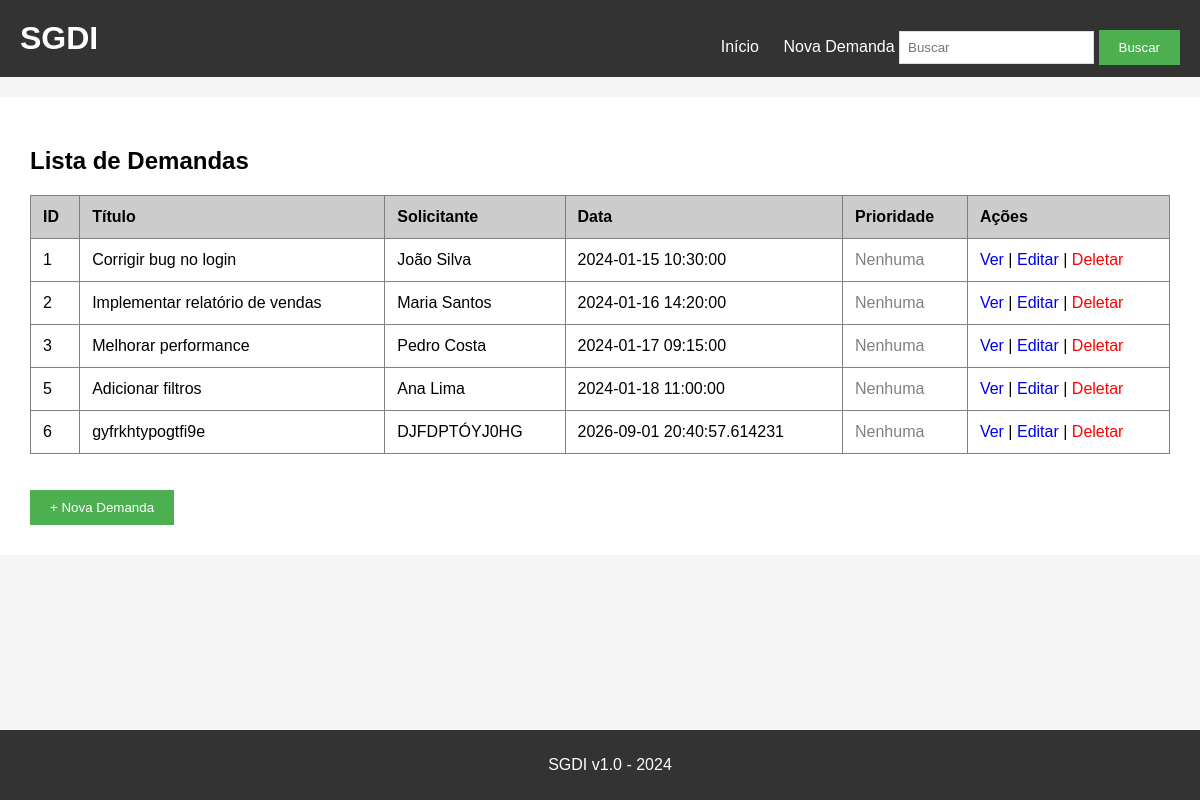
Before: / with the older database file.
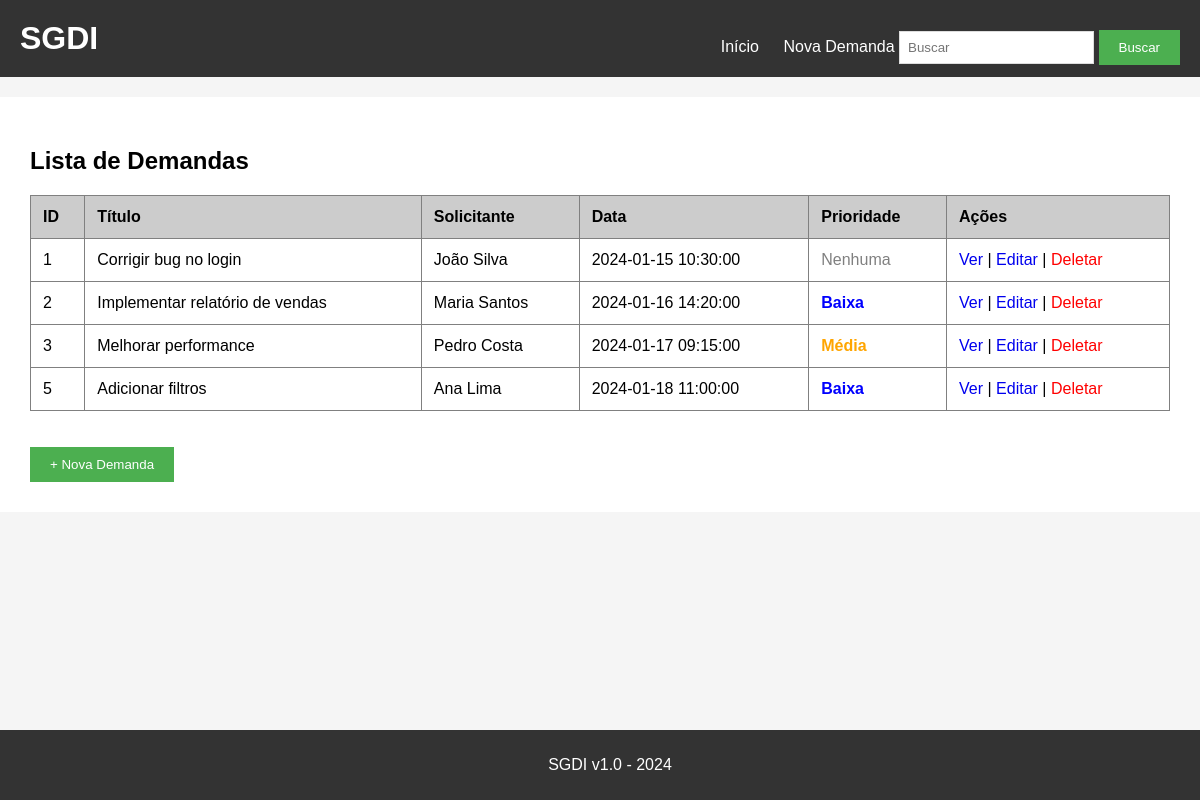
After: the same page with the newer database file.
### tables this page shows
CREATE TABLE demandas (
    id INTEGER,
    titulo TEXT,
    descricao TEXT,
    solicitante TEXT,
    data_criacao TEXT,
    priority INTEGER DEFAULT 0
);

### app.py (the view)
@app.route('/')
def index():
    conn = sqlite3.connect('demandas.db')
    cursor = conn.cursor()
    demandas = cursor.execute('SELECT * FROM demandas').fetchall()
    conn.close()
    return render_template('index.html', demandas=demandas)

### templates/index.html
{% extends "base.html" %}
{% block content %}
<h2>Lista de Demandas</h2>
<table border="1" cellpadding="10" cellspacing="0" width="100%">
    <thead>
        <tr bgcolor="#cccccc">
            <th>ID</th>
            <th>Título</th>
            <th>Solicitante</th>
            <th>Data</th>
            <th>Prioridade</th>
            <th>Ações</th>
        </tr>
    </thead>
    <tbody>
        {% for demanda in demandas %}
        <tr>
            <td>{{ demanda[0] }}</td>
            <td>{{ demanda[1] }}</td>
            <td>{{ demanda[3] }}</td>
            <td>{{ demanda[4] }}</td>
            <td> {% if demanda[5] == 3 %} <span style="color: red; font-weight: bold;">Alta</span> {% elif demanda[5] == 2 %} <span style="color: orange; font-weight: bold;">Média</span> {% elif demanda[5] == 1 %} <span style="color: blue; font-weight: bold;">Baixa</span> {% else %} <span style="color: gray;">Nenhuma</span> {% endif %} </td>
            <td>
                <a href="/detalhes/{{ demanda[0] }}">Ver</a>
                |
                <a href="/editar/{{ demanda[0] }}">Editar</a>
                |
                <a href="/deletar/{{ demanda[0] }}" style="color:red;">Deletar</a>
            </td>
        </tr>
        {% endfor %}
    </tbody>
</table>
<br><br>
<a href="/nova_demanda"><button>+ Nova Demanda</button></a>
{% endblock %}

### templates/base.html (shortened to what this page needs)
<!DOCTYPE html>
<html>
<head>
    <link rel="stylesheet" href="{{ url_for('static', filename='style.css') }}">
</head>
<body>
    <div class="header">
        <h1>SGDI</h1>
        <div class="menu">
            <a href="/">Início</a>
            <a href="/nova_demanda">Nova Demanda</a>
            <form action="/buscar" method="GET" style="display:inline;">
                <input type="text" name="q" placeholder="Buscar">
                <button type="submit">Buscar</button>
            </form>
        </div>
    </div>
    <div class="container">
        {% block content %}{% endblock %}
    </div>
    <div class="footer">
        <p>SGDI v1.0 - 2024</p>
    </div>
</body>
</html>

### static/style.css (style rules this page uses)
body { font-family: Arial, sans-serif; background-color: #f5f5f5; padding: 0; margin: 0; }
.header { background-color: #333; color: white; padding: 20px; }
.header h1 { margin: 0; display: inline-block; }
.menu { float: right; margin-top: 10px; }
.menu a { color: white; text-decoration: none; margin-left: 20px; }
.container { max-width: 1200px; margin: 20px auto; background: white; padding: 30px; }
.footer { background-color: #333; color: white; text-align: center; padding: 10px; position: fixed; bottom: 0; width: 100%; }
button { background-color: #4CAF50; color: white; padding: 10px 20px; border: none; cursor: pointer; }
table { border-collapse: collapse; }
th { text-align: left; padding: 12px; }
td { padding: 12px; }
table a { text-decoration: none; }
input[type="text"], textarea { padding: 8px; border: 1px solid #ddd; }

### templates/base.html (style rules this page uses)
body { margin: 0; }

Changed rows visible on the page:
removed demandas: id "6", titulo "gyfrkhtypogtfi9e", solicitante "DJFDPTÓYJ0HG", data_criacao "2026-09-01 20:40:57.614231", priority "Nenhuma"
changed demandas "Implementar relatório de vendas": priority "Nenhuma" → "Baixa"
changed demandas "Melhorar performance": priority "Nenhuma" → "Média"
changed demandas "Adicionar filtros": priority "Nenhuma" → "Baixa"
